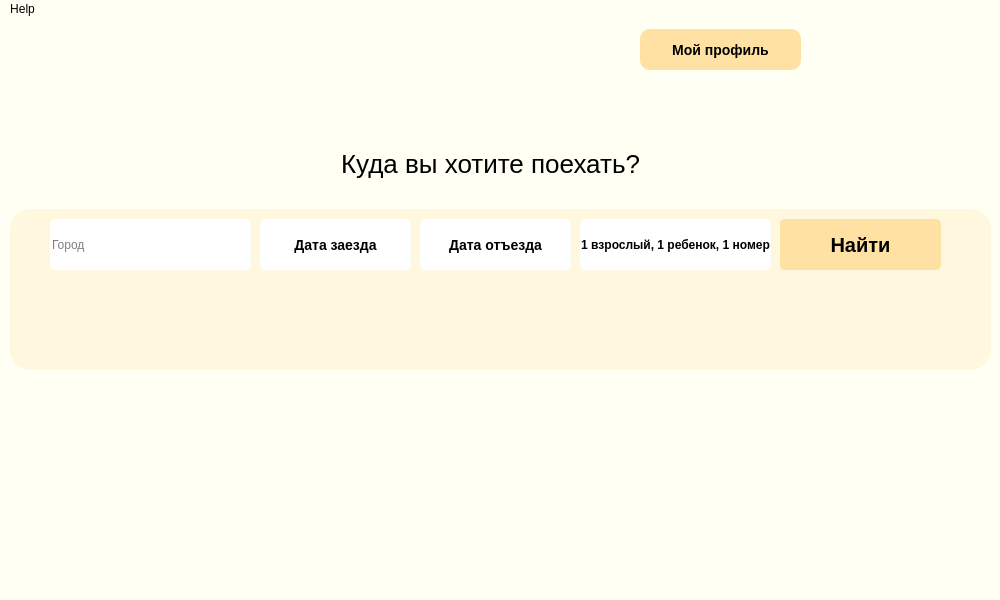
<?xml version="1.0" encoding="UTF-8"?>
<ui version="4.0">
 <class>MainWindow</class>
 <widget class="QMainWindow" name="MainWindow">
  <property name="geometry">
   <rect>
    <x>0</x>
    <y>0</y>
    <width>1000</width>
    <height>600</height>
   </rect>
  </property>
  <property name="minimumSize">
   <size>
    <width>1000</width>
    <height>600</height>
   </size>
  </property>
  <property name="maximumSize">
   <size>
    <width>1000</width>
    <height>600</height>
   </size>
  </property>
  <property name="font">
   <font>
    <family>Segoe UI</family>
   </font>
  </property>
  <property name="windowTitle">
   <string>BookHotel</string>
  </property>
  <property name="styleSheet">
   <string notr="true">QWidget {
	background-color: rgb(255, 255, 243);
}


QPushButton {
	font-family: Segoe UI;
	color: rgb(119, 192, 255);
	border: none;
	border-radius: 10px;
	font-size: 14px;
	font-weight: 500;
	font-variant: small-caps;
}
QPushButton:hover{
	background-color: rgba(255, 227, 192, 0.5);
	color: rgb(67, 63, 58);
}

QPushButton#btn_find {
	font-size: 20px;
	font-weight: 600;
	background-color: rgb(255, 226, 163);
	color: black;
	border-radius: 5px;
}
QPushButton#btn_find:hover{
	background-color: rgb(255, 232, 190);
}
QLineEdit {
	font-family: Segoe UI;
	border-radius: 5px;
	background-color: white;
}
QLabel#label {
	font-family: Segoe UI;
	font-size: 26px;
}


QPushButton#btn_arrive{
	background-color: white;
	border: none;
	color: black;
	font-variant: normal;
	border-radius: 5px;
}
QPushButton#btn_deport{
	background-color: white;
	border: none;
	border-radius: 0px;
	color: black;
	font-variant: normal;
	border-radius: 5px;
}
QMenuBar{
	background-color:transparent;
}
QLabel#label_errors {
	font-size: 16px;
	font-weight: 600;
}

QLabel#label_photo {
	border-radius: 10px;
}

QLabel#label_2 {
	background-color: rgb(255, 248, 223);
	border-radius: 20px;
}

QLabel#label_errors {
	background-color: transparent;
}
QPushButton#btn_add_hotel {
	background-color: rgb(255, 226, 163);
	color: black;
}
QPushButton#btn_profile {
	background-color: rgb(255, 226, 163);
	color: black;
}
QPushButton#btn_num_people {
	background-color: white;
	border: none;
	color: black;
	font-size: 12px;
	font-variant: normal;
	border-radius: 5px;
}

QLabel#label_photo {
	border-radius: 25px;
}</string>
  </property>
  <widget class="QWidget" name="centralwidget">
   <widget class="QPushButton" name="btn_profile">
    <property name="geometry">
     <rect>
      <x>640</x>
      <y>10</y>
      <width>161</width>
      <height>41</height>
     </rect>
    </property>
    <property name="font">
     <font>
      <family>Segoe UI</family>
      <pointsize>-1</pointsize>
      <weight>62</weight>
      <bold>true</bold>
     </font>
    </property>
    <property name="text">
     <string>Мой профиль</string>
    </property>
   </widget>
   <widget class="QLabel" name="label_photo">
    <property name="geometry">
     <rect>
      <x>830</x>
      <y>0</y>
      <width>80</width>
      <height>80</height>
     </rect>
    </property>
    <property name="text">
     <string/>
    </property>
   </widget>
   <widget class="QLabel" name="label">
    <property name="geometry">
     <rect>
      <x>260</x>
      <y>130</y>
      <width>461</width>
      <height>31</height>
     </rect>
    </property>
    <property name="font">
     <font>
      <family>Segoe UI</family>
      <pointsize>-1</pointsize>
     </font>
    </property>
    <property name="styleSheet">
     <string notr="true">color: black;</string>
    </property>
    <property name="text">
     <string>&lt;html&gt;&lt;head/&gt;&lt;body&gt;&lt;p align=&quot;center&quot;&gt;Куда вы хотите поехать?&lt;/p&gt;&lt;/body&gt;&lt;/html&gt;</string>
    </property>
   </widget>
   <widget class="QLineEdit" name="location">
    <property name="geometry">
     <rect>
      <x>50</x>
      <y>200</y>
      <width>201</width>
      <height>51</height>
     </rect>
    </property>
    <property name="placeholderText">
     <string>Город</string>
    </property>
   </widget>
   <widget class="QLabel" name="label_errors">
    <property name="geometry">
     <rect>
      <x>130</x>
      <y>270</y>
      <width>741</width>
      <height>71</height>
     </rect>
    </property>
    <property name="font">
     <font>
      <pointsize>-1</pointsize>
      <weight>75</weight>
      <bold>true</bold>
     </font>
    </property>
    <property name="text">
     <string>&lt;html&gt;&lt;head/&gt;&lt;body&gt;&lt;p align=&quot;center&quot;&gt;&lt;br/&gt;&lt;/p&gt;&lt;/body&gt;&lt;/html&gt;</string>
    </property>
   </widget>
   <widget class="QPushButton" name="btn_find">
    <property name="geometry">
     <rect>
      <x>780</x>
      <y>200</y>
      <width>161</width>
      <height>51</height>
     </rect>
    </property>
    <property name="font">
     <font>
      <family>Segoe UI</family>
      <pointsize>-1</pointsize>
      <weight>75</weight>
      <bold>true</bold>
     </font>
    </property>
    <property name="text">
     <string>Найти</string>
    </property>
   </widget>
   <widget class="QPushButton" name="btn_arrive">
    <property name="geometry">
     <rect>
      <x>260</x>
      <y>200</y>
      <width>151</width>
      <height>51</height>
     </rect>
    </property>
    <property name="text">
     <string>Дата заезда</string>
    </property>
   </widget>
   <widget class="QPushButton" name="btn_deport">
    <property name="geometry">
     <rect>
      <x>420</x>
      <y>200</y>
      <width>151</width>
      <height>51</height>
     </rect>
    </property>
    <property name="text">
     <string>Дата отъезда</string>
    </property>
   </widget>
   <widget class="QLabel" name="label_2">
    <property name="geometry">
     <rect>
      <x>10</x>
      <y>190</y>
      <width>981</width>
      <height>161</height>
     </rect>
    </property>
    <property name="autoFillBackground">
     <bool>false</bool>
    </property>
    <property name="text">
     <string/>
    </property>
   </widget>
   <widget class="QPushButton" name="btn_num_people">
    <property name="geometry">
     <rect>
      <x>580</x>
      <y>200</y>
      <width>191</width>
      <height>51</height>
     </rect>
    </property>
    <property name="text">
     <string>1 взрослый, 1 ребенок, 1 номер</string>
    </property>
   </widget>
   <zorder>label_2</zorder>
   <zorder>btn_profile</zorder>
   <zorder>label_photo</zorder>
   <zorder>label</zorder>
   <zorder>location</zorder>
   <zorder>label_errors</zorder>
   <zorder>btn_find</zorder>
   <zorder>btn_arrive</zorder>
   <zorder>btn_deport</zorder>
   <zorder>btn_num_people</zorder>
  </widget>
  <widget class="QMenuBar" name="menubar">
   <property name="geometry">
    <rect>
     <x>0</x>
     <y>0</y>
     <width>1000</width>
     <height>21</height>
    </rect>
   </property>
   <widget class="QMenu" name="menuHelp">
    <property name="title">
     <string>Help</string>
    </property>
   </widget>
   <addaction name="menuHelp"/>
  </widget>
 </widget>
 <resources>
  <include location="sd.qrc"/>
 </resources>
 <connections/>
</ui>
